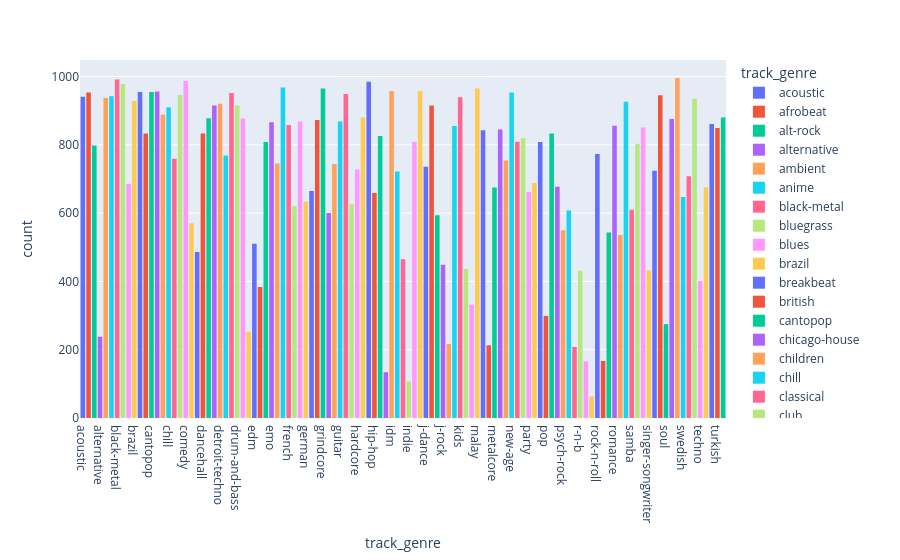

The code cell stored with this chart in its notebook:
### Code cell
from music_rec import remove_duplicates
filtered_spotify = remove_duplicates(df_tracks, ['track_name', 'artists'])

fig = px.histogram(filtered_spotify, 'track_genre', color='track_genre')
fig
